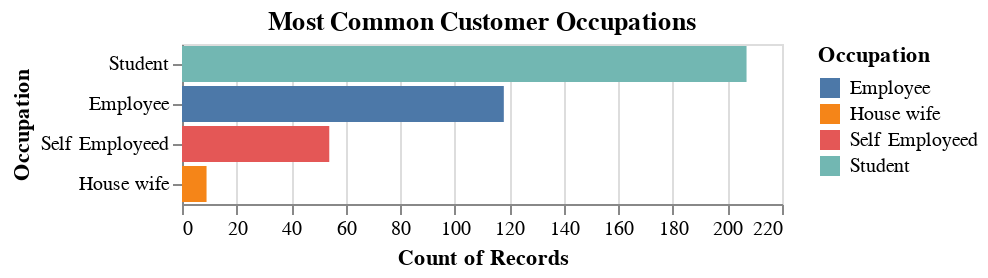

Source (notebook cell):
### Code cell
# Problem 7: Bar Chart - Most Common Customer Occupations
import altair as alt
import pandas as pd

occupation_bar = alt.Chart(data).mark_bar().encode(
    y=alt.Y('Occupation:N', sort='-x'),
    x='count()',
    color='Occupation:N',
    tooltip=['count()']
).properties(title='Most Common Customer Occupations').interactive()

occupation_bar

### Figure 1 — Vega-Lite specification as saved in the notebook (floating-point values rounded to 4 significant figures; data arrays with more than 128 entries replaced by an {"elided": "..."} marker saying what was removed)
{"config": {"view": {"continuousWidth": 300, "continuousHeight": 300}}, "data": {"name": "data-dc4a006058f6ac0ed633c68043f3944f"}, "mark": {"type": "bar"}, "encoding": {"color": {"field": "Occupation", "type": "nominal"}, "tooltip": [{"aggregate": "count", "type": "quantitative"}], "x": {"aggregate": "count", "type": "quantitative"}, "y": {"field": "Occupation", "sort": "-x", "type": "nominal"}}, "params": [{"name": "param_52", "select": {"type": "interval", "encodings": ["x", "y"]}, "bind": "scales"}], "title": "Most Common Customer Occupations", "$schema": "https://vega.github.io/schema/vega-lite/v5.8.0.json", "datasets": {"data-dc4a006058f6ac0ed633c68043f3944f": {"elided": "388 records"}}}
